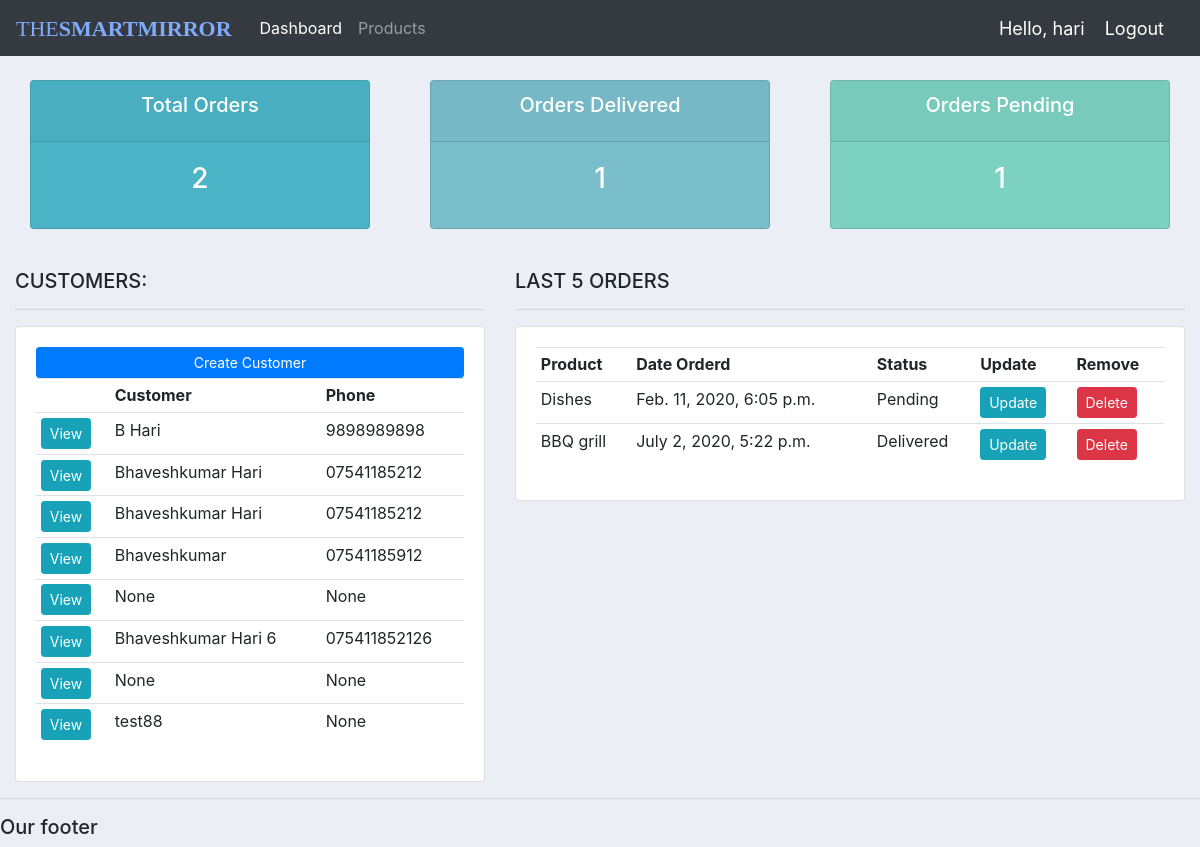
The app's page / (signed in), older data.
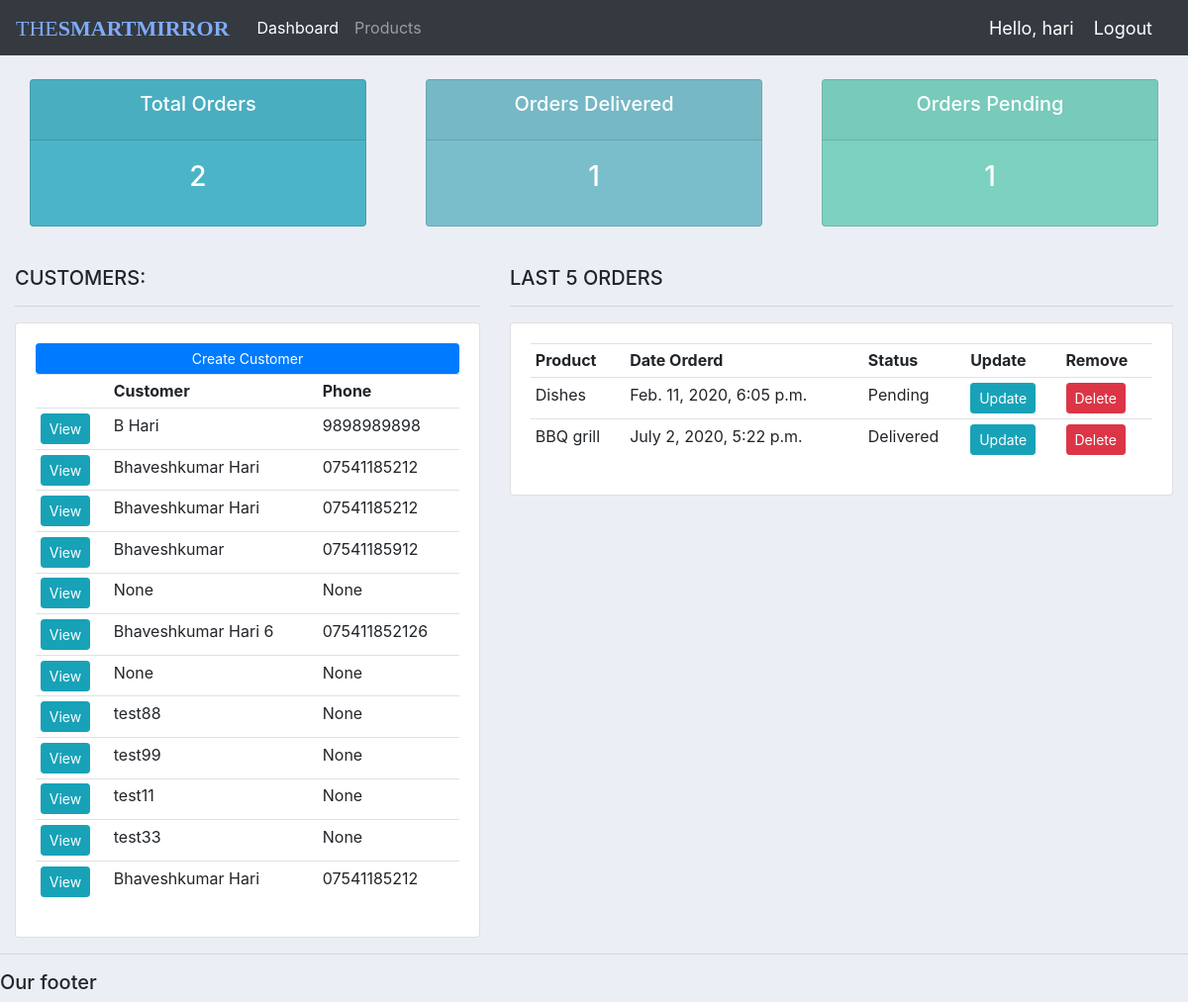
The same page, newer data.
### accounts/models.py (models this page shows, shortened)
class Customer(models.Model):
    user = models.OneToOneField(User, null=True, blank=True, on_delete=models.CASCADE)
    name = models.CharField(max_length=200, null=True)
    phone = models.CharField(max_length=200, null=True)
    email = models.CharField(max_length=200, null=True)
    profile_pic = models.ImageField(default="profile_pic.png", null=True, blank=True)
    date_created = models.DateTimeField(auto_now_add=True, null=True)

class Order(models.Model):
    STATUS = (
        ('Pending', 'Pending'),
        ('Out for delivery', 'Out for delivery'),
        ('Delivered', 'Delivered')
    )
    customer = models.ForeignKey(Customer, null=True, on_delete = models.SET_NULL)
    product = models.ForeignKey(Product, null=True, on_delete = models.SET_NULL)
    date_created = models.DateTimeField(auto_now_add=True, null=True)
    status = models.CharField(max_length=200, null=True, choices=STATUS)
    note = models.CharField(max_length=1000, null=True)

class Product(models.Model):
    CATEGORY = (
        ('Indoor', 'Indoor'),
        ('Out Door', 'Out Door'),
    )
    name = models.CharField(max_length=200, null=True)
    price = models.FloatField(null=True)
    category = models.CharField(max_length=200, null=True, choices=CATEGORY)
    description = models.CharField(max_length=200, null=True, blank=True)
    date_created = models.DateTimeField(auto_now_add=True, null=True)
    tags = models.ManyToManyField(Tag)
    def __str__(self):
        return self.name

### accounts/decorators.py (the view)
    def wrapper_function(request, *args, **kwargs):
        group = None
        if request.user.groups.exists():
            group = request.user.groups.all()[0].name
        if group == 'customer':
            return redirect('user-page')
        if group == 'admin':
            return view_func(request, *args, **kwargs)

### accounts/views.py (called while the page is built)
@login_required(login_url='login')
@admin_only
def home(request):
    orders = Order.objects.all() # Get all the orders
    customers = Customer.objects.all() # Get all the customers
    total_customers = customers.count()
    total_orders = orders.count()
    delivered = orders.filter(status='Delivered').count()
    pending = orders.filter(status='Pending').count()
    context = {'orders':orders, 'customers':customers,
    'total_orders':total_orders, 'delivered':delivered,
    'pending':pending}
    return render(request, 'accounts/dashboard.html', context)

### accounts/templates/accounts/dashboard.html
{%  extends 'accounts/main.html' %}
{% block content %}
{%  include 'accounts/status.html' %}
<br>
<div class="row">
	<div class="col-md-5">
		<h5>CUSTOMERS:</h5>
		<hr>
		<div class="card card-body">
			<a class="btn btn-primary  btn-sm btn-block" href="">Create Customer</a>
			<table class="table table-sm">
				<tr>
					<th></th>
					<th>Customer</th>
					<th>Phone</th>
				</tr>
				{% for customer in customers %}
					<tr>
						<td><a class="btn btn-sm btn-info" href="{% url 'customer' customer.id %}">View</a></td>
						<td>{{ customer.name }}</td>
						<td>{{ customer.phone }}</td>
					</tr>
				{% endfor %}
			</table>
		</div>
	</div>
	<div class="col-md-7">
		<h5>LAST 5 ORDERS</h5>
		<hr>
		<div class="card card-body">
			<table class="table table-sm">
				<tr>
					<th>Product</th>
					<th>Date Orderd</th>
					<th>Status</th>
					<th>Update</th>
					<th>Remove</th>
				</tr>
				{% for order in orders %}
					<tr>
						<td>{{ order.product }}</td>
						<td>{{ order.date_created }}</td>
						<td>{{ order.status }}</td>
						<td><a class="btn btn-sm btn-info" href="{% url 'update_order' order.id %}">Update</a></td>
						<td><a class="btn btn-sm btn-danger" href="{% url 'delete_order' order.id %}">Delete</a></td>
					</tr>
				{% endfor %}
			</table>
		</div>
	</div>
</div>
{% endblock %}

### accounts/templates/accounts/navbar.html (shortened to what this page needs)
{% load static %}
<nav class="navbar navbar-expand-lg navbar-dark bg-dark">
    <span class="logo">THE<b>SMARTMIRROR</b></span>
    <div class="collapse navbar-collapse" id="navbarNav">
      <ul class="navbar-nav">
        {% if request.user.is_staff %}
        <li class="nav-item active">
          <a class="nav-link" href="{% url 'home' %}">Dashboard</a>
        </li>
        <li class="nav-item">
          <a class="nav-link" href="{% url 'product' %}">Products</a>
        </li>
        {% else %}
        <li class="nav-item">
          <a class="nav-link" href="{% url 'account' %}">Account</a>
        </li>
        {% endif %}
      </ul>
    </div>
    <span class="hello-msg">Hello, {{ request.user }}</span>
    <span><a class="hello-msg" href="{% url 'logout' %}">Logout</a></span>
  </nav>

### accounts/templates/accounts/status.html
<br>
<div class="row">
	<div class="col">
		<div class="col-md">
			<div class="card text-center text-white  mb-3" id="total-orders">
			  	<div class="card-header">
			  		<h5 class="card-title">Total Orders</h5>
			  	</div>
			  	<div class="card-body">
			    	<h3 class="card-title"> {{ total_orders }}</h3>
			  	</div>
			</div>
		</div>
	</div>
	<div class="col">
		<div class="col-md">
			<div class="card text-center text-white  mb-3" id="orders-delivered">
			  	<div class="card-header">
			  		<h5 class="card-title">Orders Delivered</h5>
			  	</div>
			  	<div class="card-body">
			    	<h3 class="card-title"> {{ delivered }} </h3>
			  	</div>
			</div>
		</div>
	</div>
	<div class="col">
		<div class="col-md">
			<div class="card text-center text-white  mb-3" id="orders-pending">
			  	<div class="card-header">
			  		<h5 class="card-title">Orders Pending</h5>
			  	</div>
			  	<div class="card-body">
			    	<h3 class="card-title"> {{ pending }} </h3>
			  	</div>
			</div>
		</div>
	</div>
</div>

### static/css/main.css (style rules this page uses)
body { background-color: #ebeff5; }
#total-orders { background-color: #4cb4c7; }
#orders-delivered { background-color: #7abecc; }
#orders-pending { background-color: #7CD1C0; }

### accounts/templates/accounts/navbar.html (style rules this page uses)
.hello-msg { font-size: 18px; color: #fff; margin-right: 20px; }
.logo { font-size: 22px; font-family:fantasy; color: rgb(128, 171, 251); margin-right: 20px; }

Row changes from the older to the newer data that the page shows:
added Customer: name "test99", phone "None"
added Customer: name "test11", phone "None"
added Customer: name "test33", phone "None"
added Customer: name "Bhaveshkumar Hari", phone "07541185212"
